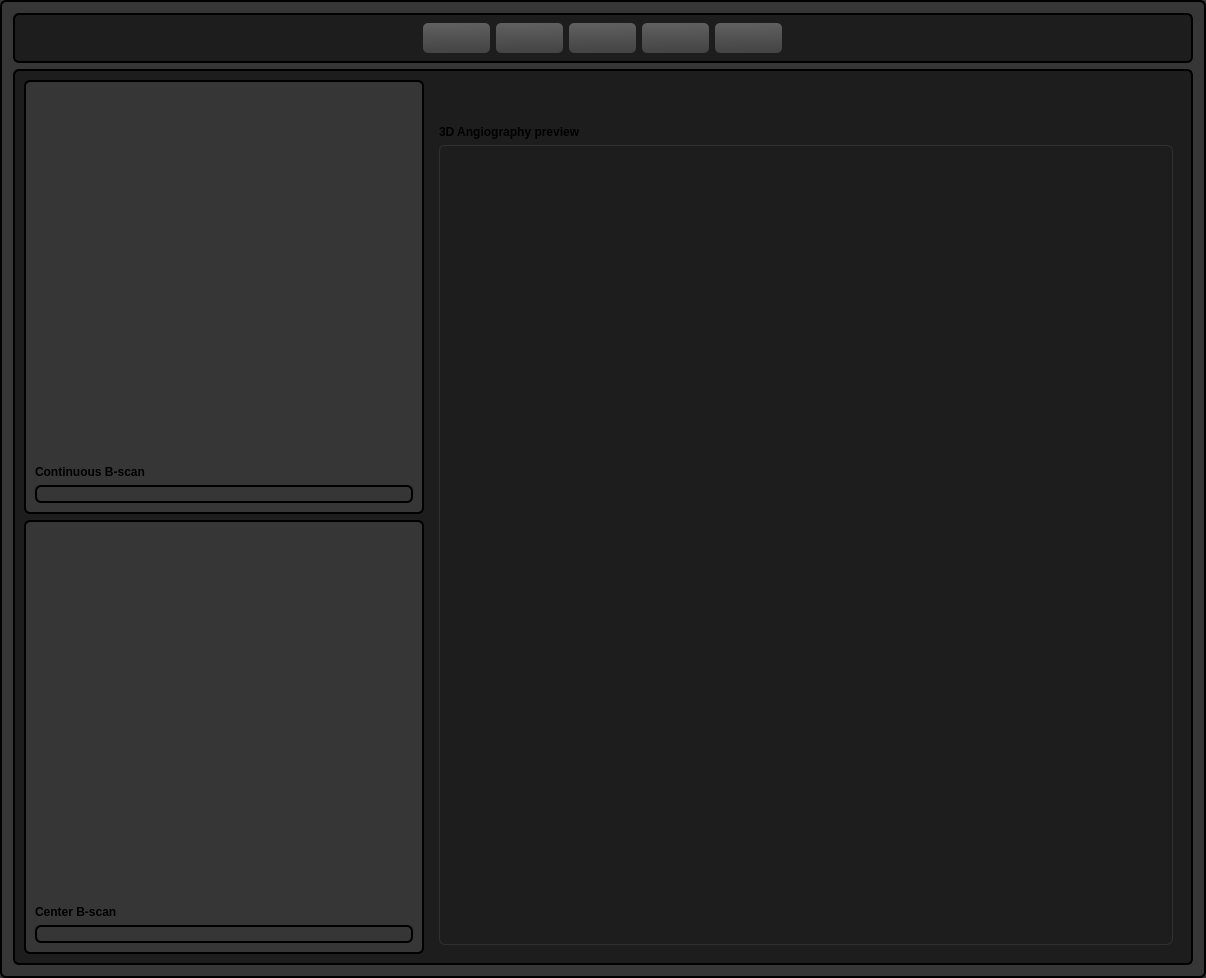
        <widget class="QFrame" name="frame_center_nest_4">
         <property name="minimumSize">
          <size>
           <width>400</width>
           <height>0</height>
          </size>
         </property>
         <property name="styleSheet">
          <string notr="true">QFrame {
  background: rgb(54, 54, 54);
    border-style: solid;
    border: 2px solid #000000;
    border-radius: 6px;
}</string>
         </property>
         <property name="frameShape">
          <enum>QFrame::StyledPanel</enum>
         </property>
         <property name="frameShadow">
          <enum>QFrame::Raised</enum>
         </property>
         <property name="lineWidth">
          <number>1</number>
         </property>
         <layout class="QVBoxLayout" name="verticalLayout">
          <item>
           <widget class="QFrame" name="frame_button_bar">
            <property name="minimumSize">
             <size>
              <width>200</width>
              <height>50</height>
             </size>
            </property>
            <property name="maximumSize">
             <size>
              <width>16777215</width>
              <height>50</height>
             </size>
            </property>
            <property name="styleSheet">
             <string notr="true">QFrame {
  background: rgb(29, 29, 29);
    border-style: solid;
    border: 2px solid #000000;
    border-radius: 6px;
}</string>
            </property>
            <property name="frameShape">
             <enum>QFrame::StyledPanel</enum>
            </property>
            <property name="frameShadow">
             <enum>QFrame::Raised</enum>
            </property>
            <property name="lineWidth">
             <number>1</number>
            </property>
            <layout class="QHBoxLayout" name="horizontalLayout_2">
             <property name="topMargin">
              <number>5</number>
             </property>
             <property name="bottomMargin">
              <number>0</number>
             </property>
             <item>
              <spacer name="horizontalSpacer_2">
               <property name="orientation">
                <enum>Qt::Horizontal</enum>
               </property>
               <property name="sizeHint" stdset="0">
                <size>
                 <width>379</width>
                 <height>20</height>
                </size>
               </property>
              </spacer>
             </item>
             <item>
              <widget class="QFrame" name="frame_20">
               <property name="minimumSize">
                <size>
                 <width>400</width>
                 <height>0</height>
                </size>
               </property>
               <property name="styleSheet">
                <string notr="true">border: none;</string>
               </property>
               <property name="frameShape">
                <enum>QFrame::StyledPanel</enum>
               </property>
               <property name="frameShadow">
                <enum>QFrame::Raised</enum>
               </property>
               <widget class="QPushButton" name="pushButton_115">
                <property name="geometry">
                 <rect>
                  <x>20</x>
                  <y>3</y>
                  <width>67</width>
                  <height>30</height>
                 </rect>
                </property>
                <property name="minimumSize">
                 <size>
                  <width>20</width>
                  <height>20</height>
                 </size>
                </property>
                <property name="maximumSize">
                 <size>
                  <width>130</width>
                  <height>100</height>
                 </size>
                </property>
                <property name="font">
                 <font>
                  <pointsize>10</pointsize>
                  <weight>75</weight>
                  <bold>true</bold>
                 </font>
                </property>
                <property name="styleSheet">
                 <string notr="true">QPushButton:hover
{
    border: 1px solid #78879b;
    color: silver;
}

QPushButton
{
    border-color: rgb(0,0,0);
}

QPushButton {
background-color: qlineargradient(spread:pad, x1:0.546341, y1:1, x2:0.512195, y2:0, stop:0 rgba(67, 67, 67, 255), stop:1 rgba(96, 96, 96, 255));
border-radius: 5px;
}</string>
                </property>
                <property name="text">
                 <string/>
                </property>
                <property name="icon">
                 <iconset resource="grey_icons.qrc">
                  <normaloff>:/greys/images/grey_icons/10pc_gray_pure_right.svg</normaloff>:/greys/images/grey_icons/10pc_gray_pure_right.svg</iconset>
                </property>
                <property name="iconSize">
                 <size>
                  <width>14</width>
                  <height>14</height>
                 </size>
                </property>
                <property name="shortcut">
                 <string>Backspace</string>
                </property>
               </widget>
               <widget class="QPushButton" name="pushButton_116">
                <property name="geometry">
                 <rect>
                  <x>239</x>
                  <y>3</y>
                  <width>67</width>
                  <height>30</height>
                 </rect>
                </property>
                <property name="minimumSize">
                 <size>
                  <width>20</width>
                  <height>20</height>
                 </size>
                </property>
                <property name="maximumSize">
                 <size>
                  <width>130</width>
                  <height>100</height>
                 </size>
                </property>
                <property name="font">
                 <font>
                  <pointsize>10</pointsize>
                  <weight>75</weight>
                  <bold>true</bold>
                 </font>
                </property>
                <property name="styleSheet">
                 <string notr="true">QPushButton:hover
{
    border: 1px solid #78879b;
    color: silver;
}

QPushButton
{
    border-color: rgb(0,0,0);
}

QPushButton {
background-color: qlineargradient(spread:pad, x1:0.546341, y1:1, x2:0.512195, y2:0, stop:0 rgba(67, 67, 67, 255), stop:1 rgba(96, 96, 96, 255));
border-radius: 5px;
}</string>
                </property>
                <property name="text">
                 <string/>
                </property>
                <property name="icon">
                 <iconset resource="grey_icons.qrc">
                  <normaloff>:/greys/images/grey_icons/10pc_gray_save.svg</normaloff>:/greys/images/grey_icons/10pc_gray_save.svg</iconset>
                </property>
                <property name="iconSize">
                 <size>
                  <width>30</width>
                  <height>30</height>
                 </size>
                </property>
               </widget>
               <widget class="QPushButton" name="pushButton_117">
                <property name="geometry">
                 <rect>
                  <x>312</x>
                  <y>3</y>
                  <width>67</width>
                  <height>30</height>
                 </rect>
                </property>
                <property name="minimumSize">
                 <size>
                  <width>20</width>
                  <height>20</height>
                 </size>
                </property>
                <property name="maximumSize">
                 <size>
                  <width>130</width>
                  <height>100</height>
                 </size>
                </property>
                <property name="font">
                 <font>
                  <pointsize>10</pointsize>
                  <weight>75</weight>
                  <bold>true</bold>
                 </font>
                </property>
                <property name="styleSheet">
                 <string notr="true">QPushButton:hover
{
    border: 1px solid #78879b;
    color: silver;
}

QPushButton
{
    border-color: rgb(0,0,0);
}

QPushButton {
background-color: qlineargradient(spread:pad, x1:0.546341, y1:1, x2:0.512195, y2:0, stop:0 rgba(67, 67, 67, 255), stop:1 rgba(96, 96, 96, 255));
border-radius: 5px;
}</string>
                </property>
                <property name="text">
                 <string/>
                </property>
                <property name="icon">
                 <iconset resource="grey_icons.qrc">
                  <normaloff>:/greys/images/grey_icons/10pc_gray_record.svg</normaloff>:/greys/images/grey_icons/10pc_gray_record.svg</iconset>
                </property>
                <property name="iconSize">
                 <size>
                  <width>28</width>
                  <height>28</height>
                 </size>
                </property>
               </widget>
               <widget class="QPushButton" name="pushButton_118">
                <property name="geometry">
                 <rect>
                  <x>166</x>
                  <y>3</y>
                  <width>67</width>
                  <height>30</height>
                 </rect>
                </property>
                <property name="minimumSize">
                 <size>
                  <width>20</width>
                  <height>20</height>
                 </size>
                </property>
                <property name="maximumSize">
                 <size>
                  <width>130</width>
                  <height>100</height>
                 </size>
                </property>
                <property name="font">
                 <font>
                  <pointsize>10</pointsize>
                  <weight>75</weight>
                  <bold>true</bold>
                 </font>
                </property>
                <property name="styleSheet">
                 <string notr="true">QPushButton:hover
{
    border: 1px solid #78879b;
    color: silver;
}

QPushButton
{
    border-color: rgb(0,0,0);
}

QPushButton {
background-color: qlineargradient(spread:pad, x1:0.546341, y1:1, x2:0.512195, y2:0, stop:0 rgba(67, 67, 67, 255), stop:1 rgba(96, 96, 96, 255));
border-radius: 5px;
}</string>
                </property>
                <property name="text">
                 <string/>
                </property>
                <property name="icon">
                 <iconset resource="grey_icons.qrc">
                  <normaloff>:/greys/images/grey_icons/10pc_update_background.svg</normaloff>:/greys/images/grey_icons/10pc_update_background.svg</iconset>
                </property>
                <property name="iconSize">
                 <size>
                  <width>30</width>
                  <height>30</height>
                 </size>
                </property>
               </widget>
               <widget class="QPushButton" name="pushButton_119">
                <property name="geometry">
                 <rect>
                  <x>93</x>
                  <y>3</y>
                  <width>67</width>
                  <height>30</height>
                 </rect>
                </property>
                <property name="minimumSize">
                 <size>
                  <width>20</width>
                  <height>20</height>
                 </size>
                </property>
                <property name="maximumSize">
                 <size>
                  <width>130</width>
                  <height>100</height>
                 </size>
                </property>
                <property name="font">
                 <font>
                  <pointsize>10</pointsize>
                  <weight>75</weight>
                  <bold>true</bold>
                 </font>
                </property>
                <property name="styleSheet">
                 <string notr="true">QPushButton:hover
{
    border: 1px solid #78879b;
    color: silver;
}

QPushButton
{
    border-color: rgb(0,0,0);
}

QPushButton {
background-color: qlineargradient(spread:pad, x1:0.546341, y1:1, x2:0.512195, y2:0, stop:0 rgba(67, 67, 67, 255), stop:1 rgba(96, 96, 96, 255));
border-radius: 5px;
}</string>
                </property>
                <property name="text">
                 <string/>
                </property>
                <property name="icon">
                 <iconset resource="grey_icons.qrc">
                  <normaloff>:/greys/images/grey_icons/10pc_gray_pause.svg</normaloff>:/greys/images/grey_icons/10pc_gray_pause.svg</iconset>
                </property>
                <property name="iconSize">
                 <size>
                  <width>30</width>
                  <height>30</height>
                 </size>
                </property>
               </widget>
              </widget>
             </item>
             <item>
              <spacer name="horizontalSpacer">
               <property name="orientation">
                <enum>Qt::Horizontal</enum>
               </property>
               <property name="sizeHint" stdset="0">
                <size>
                 <width>379</width>
                 <height>20</height>
                </size>
               </property>
              </spacer>
             </item>
            </layout>
           </widget>
          </item>
          <item>
           <widget class="QFrame" name="frame_center_nest_6">
            <property name="minimumSize">
             <size>
              <width>200</width>
              <height>0</height>
             </size>
            </property>
            <property name="styleSheet">
             <string notr="true">QFrame {
  background: rgb(29, 29, 29);
    border-style: solid;
    border: 2px solid #000000;
    border-radius: 6px;
}</string>
            </property>
            <property name="frameShape">
             <enum>QFrame::StyledPanel</enum>
            </property>
            <property name="frameShadow">
             <enum>QFrame::Raised</enum>
            </property>
            <property name="lineWidth">
             <number>1</number>
            </property>
            <layout class="QGridLayout" name="gridLayout">
             <item row="1" column="0">
              <widget class="QFrame" name="frame_center_nest_9">
               <property name="minimumSize">
                <size>
                 <width>100</width>
                 <height>100</height>
                </size>
               </property>
               <property name="maximumSize">
                <size>
                 <width>400</width>
                 <height>16777215</height>
                </size>
               </property>
               <property name="styleSheet">
                <string notr="true">QFrame {
  background: rgb(54, 54, 54);
    border-style: solid;
    border: 2px solid #000000;
    border-radius: 6px;
}</string>
               </property>
               <property name="frameShape">
                <enum>QFrame::StyledPanel</enum>
               </property>
               <property name="frameShadow">
                <enum>QFrame::Raised</enum>
               </property>
               <property name="lineWidth">
                <number>1</number>
               </property>
               <layout class="QVBoxLayout" name="verticalLayout_7">
                <property name="topMargin">
                 <number>5</number>
                </property>
                <item>
                 <spacer name="verticalSpacer_5">
                  <property name="orientation">
                   <enum>Qt::Vertical</enum>
                  </property>
                  <property name="sizeHint" stdset="0">
                   <size>
                    <width>20</width>
                    <height>40</height>
                   </size>
                  </property>
                 </spacer>
                </item>
                <item>
                 <widget class="QLabel" name="label_33">
                  <property name="font">
                   <font>
                    <weight>75</weight>
                    <bold>true</bold>
                   </font>
                  </property>
                  <property name="styleSheet">
                   <string notr="true">border: none;</string>
                  </property>
                  <property name="text">
                   <string>Center B-scan</string>
                  </property>
                 </widget>
                </item>
                <item>
                 <widget class="QLabel" name="label_34">
                  <property name="text">
                   <string/>
                  </property>
                  <property name="pixmap">
                   <pixmap resource="oct_gallery_resources.qrc">:/website/images/oct_gallery/placeholder_cat_retina36.jpg</pixmap>
                  </property>
                  <property name="scaledContents">
                   <bool>true</bool>
                  </property>
                 </widget>
                </item>
               </layout>
              </widget>
             </item>
             <item row="0" column="1" rowspan="2">
              <widget class="QFrame" name="frame_center_nest_12">
               <property name="minimumSize">
                <size>
                 <width>100</width>
                 <height>750</height>
                </size>
               </property>
               <property name="maximumSize">
                <size>
                 <width>16777215</width>
                 <height>16777215</height>
                </size>
               </property>
               <property name="styleSheet">
                <string notr="true">border: none;</string>
               </property>
               <property name="frameShape">
                <enum>QFrame::StyledPanel</enum>
               </property>
               <property name="frameShadow">
                <enum>QFrame::Raised</enum>
               </property>
               <property name="lineWidth">
                <number>1</number>
               </property>
               <layout class="QVBoxLayout" name="verticalLayout_8">
                <property name="topMargin">
                 <number>5</number>
                </property>
                <item>
                 <spacer name="verticalSpacer_6">
                  <property name="orientation">
                   <enum>Qt::Vertical</enum>
                  </property>
                  <property name="sizeHint" stdset="0">
                   <size>
                    <width>20</width>
                    <height>40</height>
                   </size>
                  </property>
                 </spacer>
                </item>
                <item>
                 <widget class="QLabel" name="label_35">
                  <property name="font">
                   <font>
                    <weight>75</weight>
                    <bold>true</bold>
                   </font>
                  </property>
                  <property name="styleSheet">
                   <string notr="true">border: none;</string>
                  </property>
                  <property name="text">
                   <string>3D Angiography preview</string>
                  </property>
                 </widget>
                </item>
                <item>
                 <widget class="QLabel" name="label_3">
                  <property name="minimumSize">
                   <size>
                    <width>0</width>
                    <height>800</height>
                   </size>
                  </property>
                  <property name="styleSheet">
                   <string notr="true">border: 1px solid #303030;</string>
                  </property>
                  <property name="text">
                   <string/>
                  </property>
                  <property name="pixmap">
                   <pixmap resource="oct_gallery_resources.qrc">:/website/images/oct_gallery/placeholder_cat_retina36.jpg</pixmap>
                  </property>
                  <property name="scaledContents">
                   <bool>true</bool>
                  </property>
                 </widget>
                </item>
               </layout>
              </widget>
             </item>
             <item row="0" column="0">
              <widget class="QFrame" name="frame_center_nest_8">
               <property name="minimumSize">
                <size>
                 <width>100</width>
                 <height>100</height>
                </size>
               </property>
               <property name="maximumSize">
                <size>
                 <width>400</width>
                 <height>16777215</height>
                </size>
               </property>
               <property name="styleSheet">
                <string notr="true">QFrame {
  background: rgb(54, 54, 54);
    border-style: solid;
    border: 2px solid #000000;
    border-radius: 6px;
}</string>
               </property>
               <property name="frameShape">
                <enum>QFrame::StyledPanel</enum>
               </property>
               <property name="frameShadow">
                <enum>QFrame::Raised</enum>
               </property>
               <property name="lineWidth">
                <number>1</number>
               </property>
               <layout class="QVBoxLayout" name="verticalLayout_4">
                <property name="topMargin">
                 <number>5</number>
                </property>
                <item>
                 <spacer name="verticalSpacer_2">
                  <property name="orientation">
                   <enum>Qt::Vertical</enum>
                  </property>
                  <property name="sizeHint" stdset="0">
                   <size>
                    <width>20</width>
                    <height>40</height>
                   </size>
                  </property>
                 </spacer>
                </item>
                <item>
                 <widget class="QLabel" name="label_15">
                  <property name="font">
                   <font>
                    <weight>75</weight>
                    <bold>true</bold>
                   </font>
                  </property>
                  <property name="styleSheet">
                   <string notr="true">border: none;</string>
                  </property>
                  <property name="text">
                   <string>Continuous B-scan</string>
                  </property>
                 </widget>
                </item>
                <item>
                 <widget class="QLabel" name="label">
                  <property name="text">
                   <string/>
                  </property>
                  <property name="pixmap">
                   <pixmap resource="oct_gallery_resources.qrc">:/website/images/oct_gallery/placeholder_cat1_retina_bv34s.jpg</pixmap>
                  </property>
                  <property name="scaledContents">
                   <bool>true</bool>
                  </property>
                 </widget>
                </item>
               </layout>
              </widget>
             </item>
            </layout>
           </widget>
          </item>
         </layout>
        </widget>
